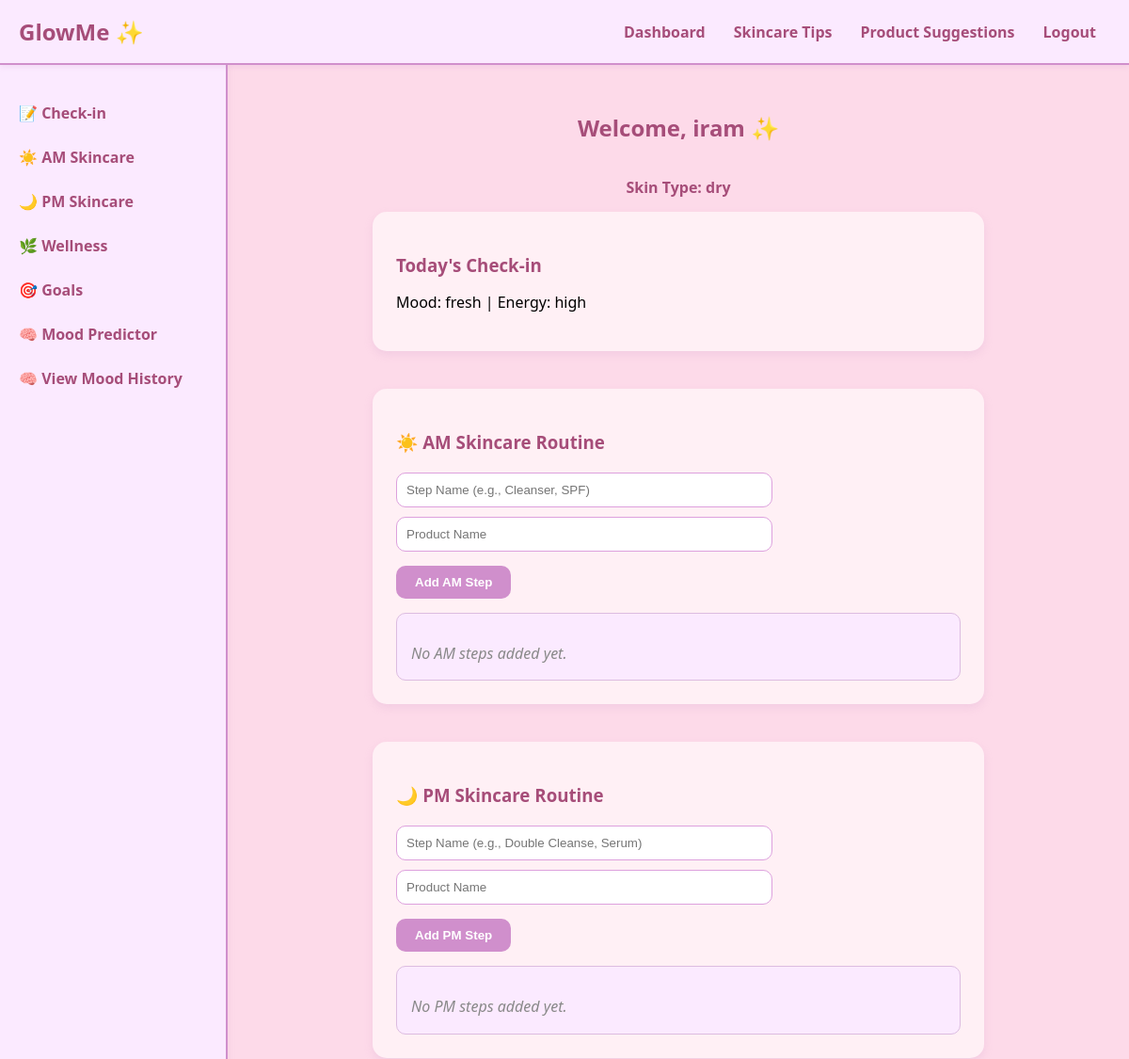
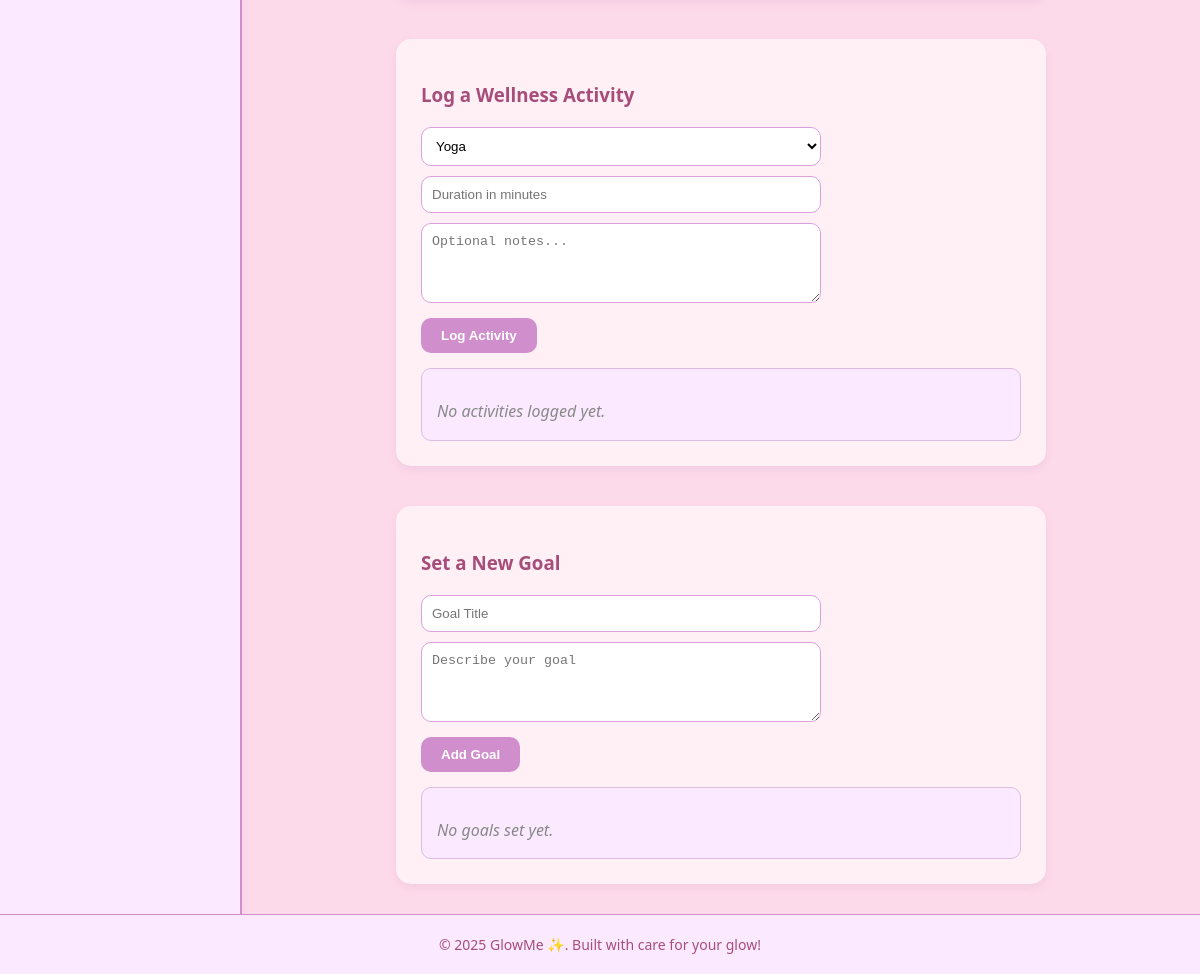
The page /dashboard (signed in) on the database its author committed (2 pictures, top to bottom).
### models.py (models this page shows)
class User(db.Model):
    id = db.Column(db.Integer, primary_key=True)
    name = db.Column(db.String(100))
    email = db.Column(db.String(100), unique=True)
    password = db.Column(db.String(200))
    skin_type = db.Column(db.String(50))

class DailyCheckin(db.Model):
    id = db.Column(db.Integer, primary_key=True)
    user_id = db.Column(db.Integer, db.ForeignKey('user.id'))
    mood = db.Column(db.String(100))
    energy = db.Column(db.String(100))
    date = db.Column(db.Date)

### routes.py (the view)
@app.route('/dashboard')
def dashboard():
    if 'user_id' not in session:
        flash("Please log in to view your dashboard.", 'error') # Added flash message for unauthorized access
        return redirect(url_for('login'))
    user = User.query.get(session['user_id'])
    if not user: # Handle case where user_id in session doesn't exist in DB (e.g., deleted user)
        session.clear()
        flash("Your session is invalid. Please log in again.", 'error')
        return redirect(url_for('login'))
    checkin = DailyCheckin.query.filter_by(user_id=user.id, date=date.today()).first()
    steps = SkincareStep.query.filter_by(user_id=user.id).order_by(SkincareStep.id.desc()).all()
    activities = WellnessActivity.query.filter_by(user_id=user.id).order_by(WellnessActivity.id.desc()).all()
    goals = Goal.query.filter_by(user_id=user.id).order_by(Goal.id.desc()).all()
    return render_template('dashboard.html', user=user, checkin=checkin, steps=steps, activities=activities, goals=goals)

### templates/dashboard.html (shortened to what this page needs)
{% extends 'base.html' %}
{% block content %}
<div class="dashboard-container">
    <aside class="sidebar">
        <ul>
            <li><a href="#checkin">📝 Check-in</a></li>
            <li><a href="#skincare-am">☀️ AM Skincare</a></li>
            <li><a href="#skincare-pm">🌙 PM Skincare</a></li>
            <li><a href="#activity">🌿 Wellness</a></li>
            <li><a href="#goal">🎯 Goals</a></li>
            <li> <a href="/predict_mood">🧠 Mood Predictor</a></li>
            <li> <a href="/mood_history" class="button">🧠 View Mood History</a></li>
        </ul>
    </aside>
    <main class="main-content">
        <h2>Welcome, {{ user.name }} ✨</h2>
        <h4>Skin Type: {{ user.skin_type }}</h4>
        <section id="checkin">
            <h3>Today's Check-in</h3>
            {% if checkin %}
                <p>Mood: {{ checkin.mood }} | Energy: {{ checkin.energy }}</p>
            {% else %}
                <form method="POST" action="{{ url_for('daily_checkin') }}">
                    <input type="text" name="mood" placeholder="Mood" required>
                    <input type="text" name="energy" placeholder="Energy Level" required>
                    <button type="submit">Check In</button>
                </form>
            {% endif %}
        </section>
        <section id="skincare-am">
            <h3>☀️ AM Skincare Routine</h3>
            <form method="POST" action="{{ url_for('add_skincare_step') }}">
                <input type="text" name="step_name" placeholder="Step Name (e.g., Cleanser, SPF)" required>
                <input type="text" name="product_name" placeholder="Product Name" required>
                <button type="submit">Add AM Step</button>
            </form>
            <div class="entries-list">
                {% set am_steps_found = false %}
                {% if not am_steps_found %}
                    <p class="no-entries">No AM steps added yet.</p>
                {% endif %}
            </div>
        </section>
        <section id="skincare-pm">
            <h3>🌙 PM Skincare Routine</h3>
            <form method="POST" action="{{ url_for('add_skincare_step') }}">
                <input type="text" name="step_name" placeholder="Step Name (e.g., Double Cleanse, Serum)" required>
                <input type="text" name="product_name" placeholder="Product Name" required>
                <button type="submit">Add PM Step</button>
            </form>
            <div class="entries-list">
                {% set pm_steps_found = false %}
                {% if not pm_steps_found %}
                    <p class="no-entries">No PM steps added yet.</p>
                {% endif %}
            </div>
        </section>
        <section id="activity">
            <h3>Log a Wellness Activity</h3>
            <form method="POST" action="{{ url_for('add_activity') }}">
                <select name="activity_type">
                    <option>Yoga</option>
                </select>
                <input type="number" name="duration" placeholder="Duration in minutes">
                <textarea name="notes" placeholder="Optional notes..."></textarea>
                <button type="submit">Log Activity</button>
            </form>
            <div class="entries-list">
                {% set activities_found = false %}
                {% if not activities_found %}
                    <p class="no-entries">No activities logged yet.</p>
                {% endif %}
            </div>
        </section>
        <section id="goal">
            <h3>Set a New Goal</h3>
            <form method="POST" action="{{ url_for('add_goal') }}">
                <input type="text" name="title" placeholder="Goal Title" required>
                <textarea name="description" placeholder="Describe your goal"></textarea>
                <button type="submit">Add Goal</button>
            </form>
            <div class="entries-list">
                {% set goals_found = false %}
                {% if not goals_found %}
                    <p class="no-entries">No goals set yet.</p>
                {% endif %}
            </div>
        </section>
    </main>
</div>
{% endblock %}

### static/styles.css (style rules this page uses)
body { background-color: #fddae9 !important; }
body { margin: 0; padding: 0; font-family: 'Segoe UI', sans-serif; min-height: 100vh; display: flex; flex-direction: column; }
.dashboard-container { display: flex; flex: 1; width: 100%; }
.sidebar { width: 200px; background-color: #fbeaff; padding: 20px; border-right: 2px solid #d08fcc; flex-shrink: 0; box-shadow: 2px 0 6px rgba(200, 150, 200, 0.1); }
.sidebar ul { list-style: none; padding: 0; margin: 0; }
.sidebar li { margin: 15px 0; }
.sidebar a { color: #a64d79; text-decoration: none; font-weight: bold; display: block; padding: 5px 0; transition: color 0.2s ease; }
.main-content { flex-grow: 1; padding: 30px; overflow-y: auto; display: flex; flex-direction: column; align-items: center; text-align: center; }
.main-content h2, .main-content h3, .main-content h4 { color: #a64d79; margin-bottom: 15px; width: 100%; }
.main-content section { margin-top: 40px; width: 100%; max-width: 600px; background-color: #fff0f5; padding: 25px; border-radius: 15px; box-shadow: 0 4px 10px rgba(200, 150, 200, 0.2); text-align: left; }
.main-content section:first-of-type { margin-top: 0; }
.main-content form { margin-top: 20px; display: flex; flex-direction: column; align-items: flex-start; }
.main-content input[type="text"], .main-content input[type="email"], .main-content input[type="password"], .main-content input[type="number"], .main-content select, .main-content textarea { width: calc(100% - 22px); max-width: 400px; margin-bottom: 10px; padding: 10px; border-radius: 10px; border: 1px solid #dda0dd; background-color: #fff; box-sizing: border-box; }
.main-content textarea { min-height: 80px; resize: vertical; }
.main-content button { background-color: #d08fcc; color: white; border: none; padding: 10px 20px; border-radius: 10px; cursor: pointer; font-weight: bold; margin-top: 5px; align-self: flex-start; }
.entries-list { margin-top: 15px; line-height: 1.6; color: #555; background-color: #fbeaff; padding: 15px; border-radius: 10px; border: 1px solid #dcbce0; max-width: 100%; box-sizing: border-box; }
.entries-list p { margin-bottom: 5px; display: flex; justify-content: space-between; align-items: center; flex-wrap: wrap; }
.entries-list p:last-child { margin-bottom: 0; }
.no-entries { font-style: italic; color: #888; text-align: center; margin-top: 15px; }

### rows shown on the page
User: name "iram", skin_type "dry"
DailyCheckin: mood "fresh", energy "high"
